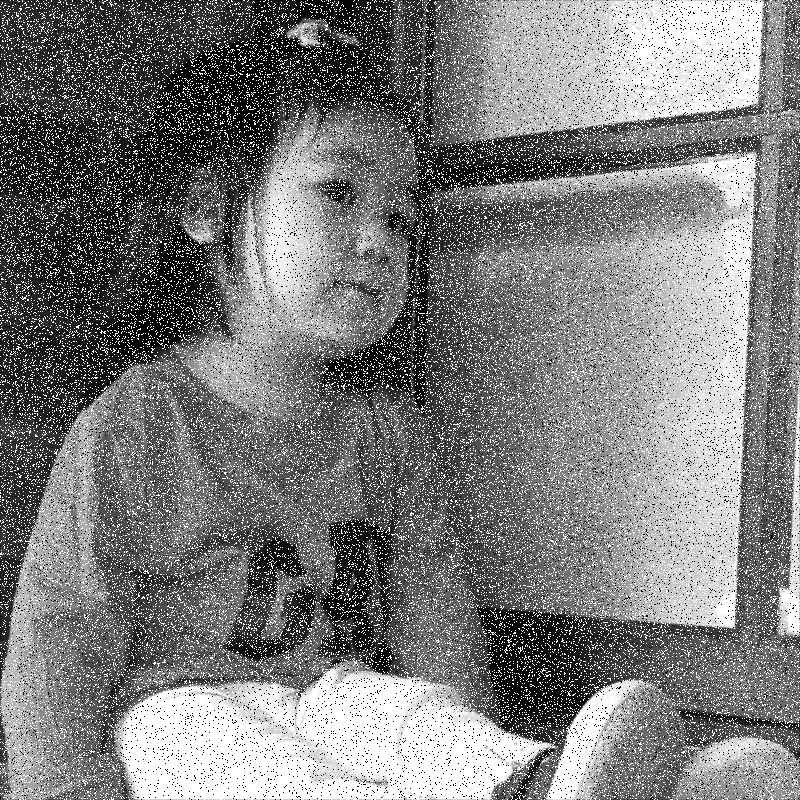
#> input picture Project3/Kid2 degraded.tiff, 800 x 800 px
$ python demo.py
#> lines starting #> are read from the running program, lines starting #| are printed output that depends on the picture; long printed decimals are rounded
### Project3/plot_util.py
import numpy as np
import cv2
import os
import matplotlib.pyplot as plt

def plot_and_save(demo_name, gray_imgs, filenames, dpi=200, plot=True, save=True, cv_plot=False):
    size = len(gray_imgs)
    if save:
        root = 'results'
        result_path = os.path.join(root, demo_name)
        imgs_path = os.path.join(result_path, 'imgs')
        if not os.path.exists(root):
            os.mkdir(root)
        if not os.path.exists(result_path):
            os.mkdir(result_path)
        if not os.path.exists(imgs_path):
            os.mkdir(imgs_path)
        for i in range(size):
            img_path = imgs_path + '/' + filenames[i] + '.png'
            plt.figure()
            plt.title(filenames[i])
            plt.tight_layout()
            plt.imshow(gray_imgs[i], cmap='gray')
            plt.savefig(img_path, bbox_inches='tight', dpi=dpi)
        plt.close('all')

    if plot and not cv_plot:
        plt.figure(figsize=(16, 8))
        img_in_row = 4
        r = size // img_in_row + (size % img_in_row > 0)
        c = img_in_row
        for i in range(size):
            plt.subplot(r, c, i+1)
            plt.title(filenames[i])
            plt.imshow(gray_imgs[i], cmap='gray')
        plt.suptitle(demo_name + ' images')
        plt.tight_layout()
        plt.show()
        plt.close('all')

    if cv_plot:
        c = size
        p = 0
        concated_img = []
        for i in range(size):
            cv2.putText(gray_imgs[i], filenames[i], (40, 40), cv2.FONT_HERSHEY_SIMPLEX, 1, (128, 128, 128), 1, cv2.LINE_AA)
        blanks = 4 - size % 4
        for _ in range(blanks):
            gray_imgs.append(np.zeros(gray_imgs[0].shape, dtype='uint8'))
            cv2.putText(gray_imgs[-1], 'BLANK IMG', (gray_imgs[0].shape[1]//2-80, gray_imgs[0].shape[0]//2), cv2.FONT_HERSHEY_SIMPLEX, 1, (255, 255, 255), 1, cv2.LINE_AA)
        while c > 0:
            concated_img.append(cv2.hconcat(gray_imgs[p:p+4]))
            c -= 4
            p += 4
        final_img = cv2.vconcat(concated_img)
        final_img = cv2.resize(final_img, (1280, 720))
        cv2.imshow('imgs', final_img)
        cv2.moveWindow('imgs', 0, 0)
        cv2.waitKey(0)
        cv2.destroyAllWindows()

def show_hist(demo_name, gray_imgs, filenames, plot=True, save=True, density=True):
    size = len(gray_imgs)
    if save:
        root = 'results'
        result_path = os.path.join(root, demo_name)
        hist_path = os.path.join(result_path, 'hist')
        if not os.path.exists(root):
            os.mkdir(root)
        if not os.path.exists(result_path):
            os.mkdir(result_path)
        if not os.path.exists(hist_path):
            os.mkdir(hist_path)
        for i in range(size):
            img_path = hist_path + '/' + filenames[i] + '.png'
            plt.figure()
            plt.title(filenames[i])
            plt.hist(gray_imgs[i].ravel(), 256, [0,256])
            plt.tight_layout()
            plt.savefig(img_path, bbox_inches='tight')
        plt.close('all')

    if plot:
        plt.figure(figsize=(16, 9))
        r = size // 4 + (size % 4 > 0)
        c = 4
        for i in range(size):
            plt.subplot(r, c, i+1)
            plt.title(filenames[i])
            plt.hist(gray_imgs[i].ravel(), 256, [0,256])
        plt.suptitle(demo_name + ' histograms')
        plt.tight_layout()
        plt.show()
        plt.close('all')

    hists = []
    for i in range(size):
        hists.append(np.histogram(gray_imgs[i].ravel(), 256, [0, 256], density=density))
    return hists

### Project3/demo.py
import numpy as np
import math
import cv2
import matplotlib.pyplot as plt
from plot_util import plot_and_save, show_hist

def Gaussian_Filter(img_size, lowpass=True, D0=100):
    '''
    Return filtered img and filter H
    '''
    # Create Gaussin Filter: Low Pass Filter in frequenct domain
    M, N = img_size[0], img_size[1]
    H = np.zeros((M,N), dtype=np.float32)
    D0 = D0 # Cutoff frequency

    xv, yv = np.meshgrid(range(M), range(N), sparse=False)
    H = np.exp(-((xv - M/2)**2 + (yv - N/2)**2) / (2. * D0 * D0))

    if lowpass:
        pass
    else:
        H = 1 - H
    return H

class alpha_trimmed_mean_filter:
    def __init__(self, mask_size=5, alpha=16):
        self.mask_size = mask_size
        self.alpha = alpha

    def padding(self, img):
        pad_size = self.mask_size // 2
        pad_img = np.pad(img, pad_width=pad_size)
        return pad_img

    def filter(self, img):
        img = np.array(img)
        img_size = img.shape
        pad_img = self.padding(img)
        result_img = np.empty(img_size)
        kernel_size = self.mask_size

        f_i = []
        for i in range(img_size[0]):
            f_j = []
            for j in range(img_size[1]):
                startx = i
                starty = j
                f = pad_img[startx : startx + kernel_size, starty : starty + kernel_size]
                f_j.append(f.flatten())
            f_i.append(f_j)
        f = np.array(f_i).reshape(img_size[0], img_size[1], kernel_size**2)
        f = np.sort(f, axis=-1)
        result_img = np.mean(f[:, :, (self.alpha // 2): -(self.alpha // 2)], axis=-1)

        return result_img

class inverse_filter:
    def __init__(self, degradation_model):
        self.H = degradation_model

    def inverse(self, s):
        s = np.array(s)
        assert s.shape == self.H.shape
        S = np.fft.fft2(s)
        S = np.fft.fftshift(S)
        F = S / self.H
        F = np.fft.ifftshift(F)
        f = np.fft.ifft2(F)
        return np.real(f)

def demo():
    '''
    Assume system: \n
    Assume h is Gaussian blur \n
        f * h = s \n
        s + n = g \n
    Try to find f from g \n
    '''
    img_file = 'Kid2 degraded.tiff'
    img = cv2.imread(img_file, 0)
#> img is the input picture: shape (800, 800); min 0, max 255, mean 125.6
    g = img

    D0s = np.linspace(100, 250, 4, dtype=int)
    for D0 in D0s:
        # Denoise (g -> s)
        mask_size = 5
        alpha = 16
        filter = alpha_trimmed_mean_filter(mask_size, alpha)
        s = filter.filter(g)

        # Inverse filter (s -> f)
        H = Gaussian_Filter(s.shape, lowpass=True, D0=D0)
        inv_filter = inverse_filter(degradation_model=H)
        f = inv_filter.inverse(s)

        # Plot results
        name_list = []
        img_list = []
        name_list.append('origin_img'), img_list.append(g)
        name_list.append('denoise_img'), img_list.append(s)
        name_list.append('inv_filter_img'), img_list.append(f)
        plot_and_save(f'Kid_restoration_D0={str(D0)}', img_list, name_list, dpi=200, plot=False, save=True)
        show_hist(f'Kid_restoration_D0={str(D0)}', img_list, name_list, plot=False, save=True, density=False)
#> this loop made 4 passes
#> pass 1, in padding, `pad_img = np.pad(img, pad_width=pad_size)`:
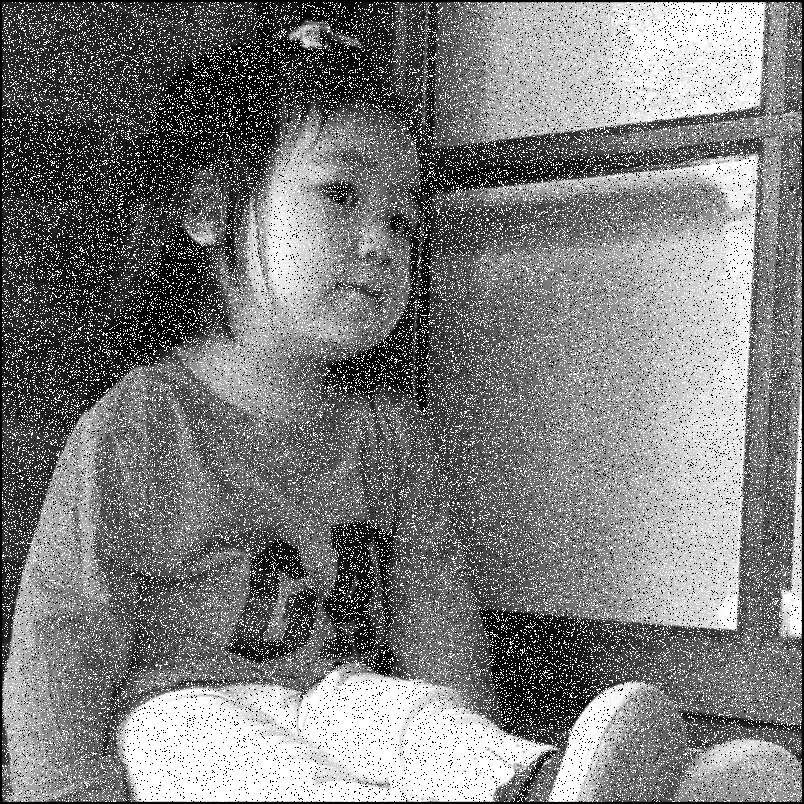
#> pad_img: shape (804, 804); min 0, max 255, mean 124.4
#> pass 1, in demo, `s = filter.filter(g)`:
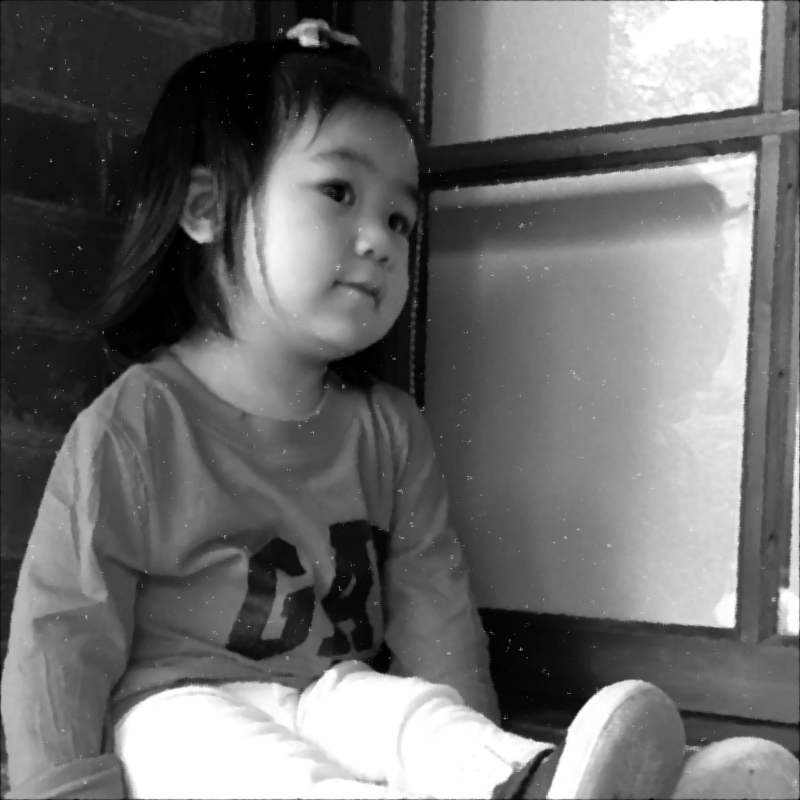
#> s: shape (800, 800) float64; min 0, max 255, mean 110.2
#> pass 1, in demo, `f = inv_filter.inverse(s)`:
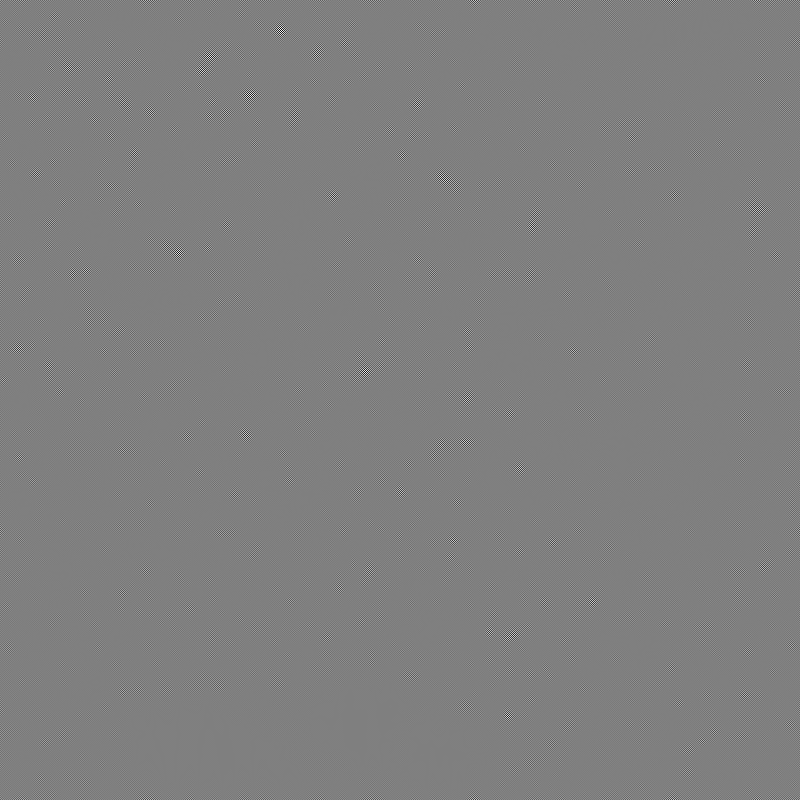
#> f: shape (800, 800) float64; min -3687108.9, max 3668163.6, mean 110.2; drawn with min black and max white
#> pass 2, in demo, `f = inv_filter.inverse(s)`:
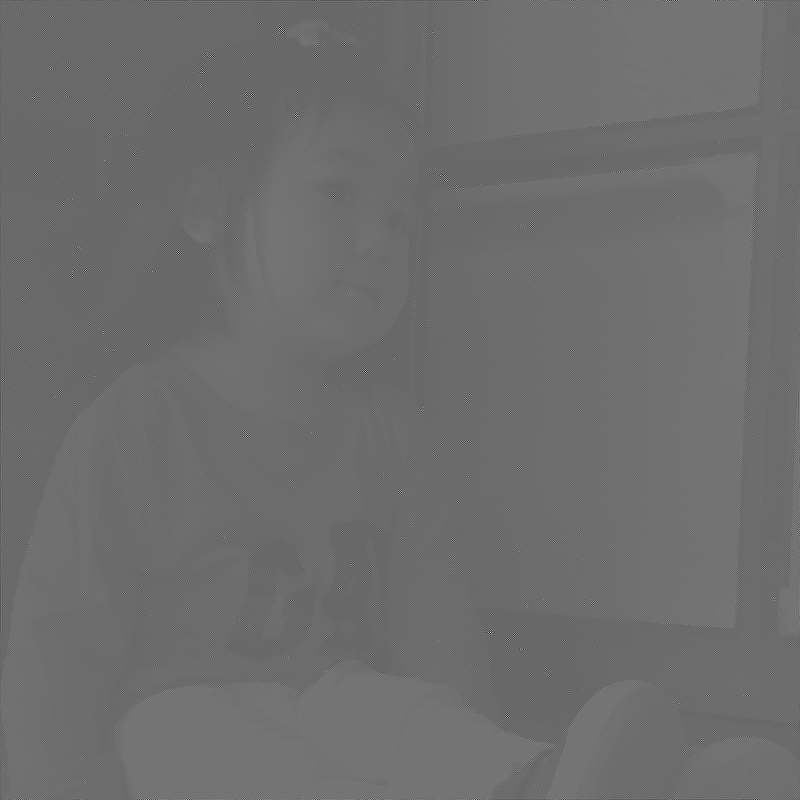
#> f: shape (800, 800) float64; min -2083.3, max 3023.1, mean 110.2; drawn with min black and max white
#> pass 2, in show_hist (call 2), `plt.savefig(img_path, bbox_inches='tight')`:
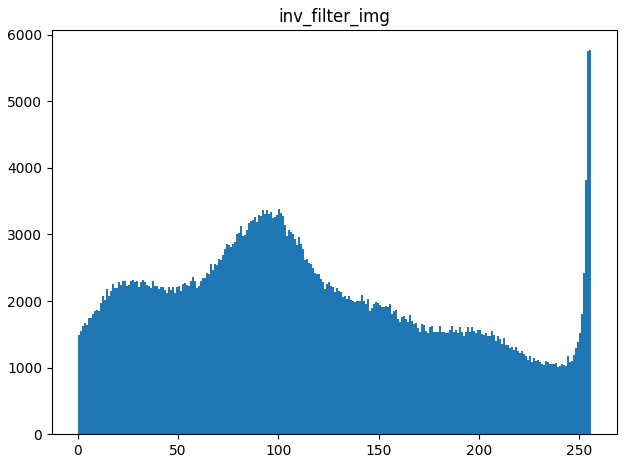
#> figure drawn by matplotlib, 1 panel; tallest bar 5777 high, from x = 255 to 256

    # Anaylize noise
    n_hat = g - s
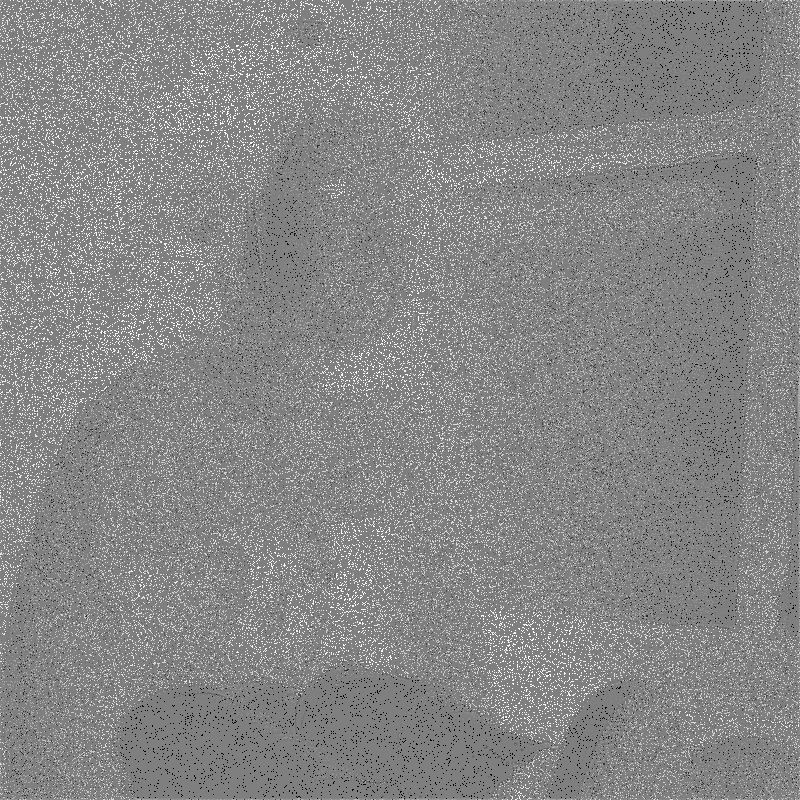
#> n_hat: shape (800, 800) float64; min -255, max 255, mean 15.5; drawn with min black and max white
    n_hist = show_hist('Kid_restoration', [n_hat], filenames=['noise_hist'], plot=False, save=True)[0]
#> in show_hist (call 5), `size = len(gray_imgs)`: size = 1
#> the loop in show_hist (call 5), `for i in range(size):` made 1 pass
#> pass 1, in show_hist (call 5), `plt.savefig(img_path, bbox_inches='tight')`:
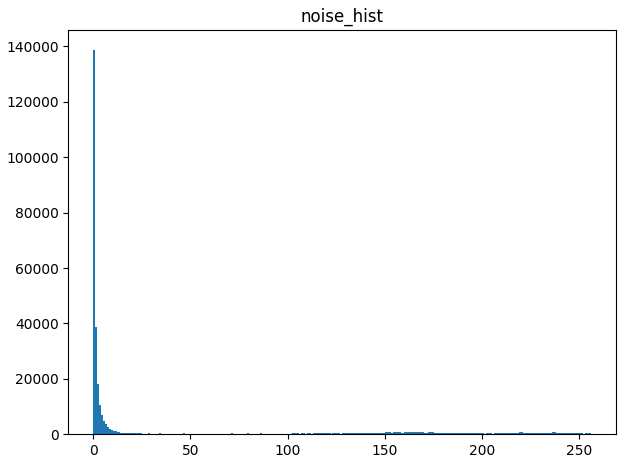
#> figure drawn by matplotlib, 1 panel; tallest bar 138885 high, from x = 0 to 1
#> after the loop in show_hist (call 5), `for i in range(size):`: hists = 1 item
    n_mean = np.sum(n_hist[0] * n_hist[1][:-1])
#> n_mean = 43.82
    n_var = np.sum(n_hist[0] * (n_hist[1][:-1] - n_mean)**2)
#> n_var = 5811.8
    print(f'noise mean: {n_mean}')
#| noise mean: 43.815
    print(f'noise variance: {n_var}')
#| noise variance: 5811.755

if __name__ == "__main__":
    demo()
